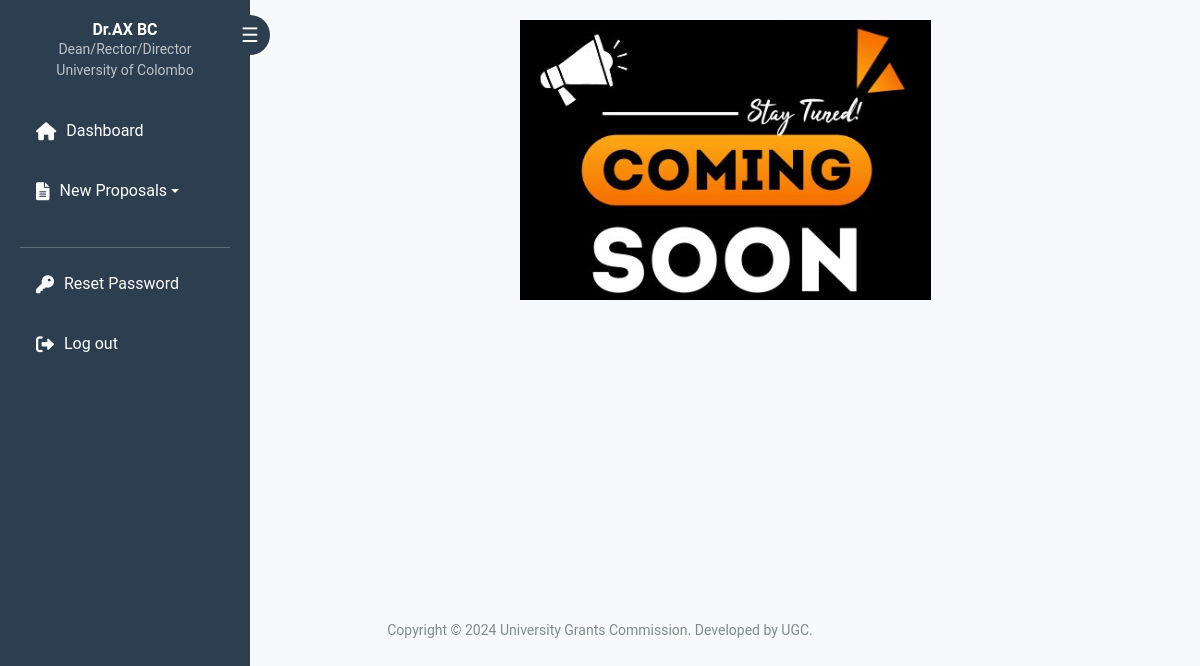
The app's page /submitted_proposals_ex.php (signed in) with its own data.
### tables this page shows
CREATE TABLE `users` (
  `id` int(10) NOT NULL,
  `first_name` varchar(100) DEFAULT NULL,
  `last_name` varchar(100) DEFAULT NULL,
  `email` varchar(100) DEFAULT NULL,
  `faculty_of` varchar(100) NOT NULL,
  `university` varchar(100) NOT NULL,
  `role` varchar(100) NOT NULL,
  `username` varchar(100) DEFAULT NULL,
  `password` varchar(100) DEFAULT NULL,
  `university_id` int(11) DEFAULT NULL
);

### submitted_proposals_ex.php (the view, shortened to what this page needs)
<?php
include 'databaseconnection.php';
$username = $_SESSION['username'];
$query = "SELECT first_name, last_name, role, university, university_id, id FROM users WHERE username = ?";
$stmt = $connection->prepare($query);
$stmt->bind_param("s", $username);
$stmt->execute();
$result = $stmt->get_result();
if ($result->num_rows > 0) {
    $user = $result->fetch_assoc();
    $full_name = $user['first_name'] . ' ' . $user['last_name'];
    $Role = str_replace(" of the university", "", $user['role']);
    $university = $user['university'];
} else {
    $full_name = "Unknown User";
    $Role = "Unknown Role";
    $university = "Unknown University";
    $_SESSION['university'] = $university;
}
?>
<!DOCTYPE html>
<html lang="en">
<head>
    <link href="https://cdn.jsdelivr.net/npm/bootstrap@5.3.0/dist/css/bootstrap.min.css" rel="stylesheet">
    <link href="https://cdnjs.cloudflare.com/ajax/libs/font-awesome/6.0.0-beta3/css/all.min.css" rel="stylesheet">
</head>
<body>
    <div id="sidebar" class="sidebar">
        <button class="toggle-btn" onclick="toggleSidebar()">☰</button>
        <div class="user-info">
            <h6><?php echo htmlspecialchars($full_name); ?></h6>
            <p><?php echo htmlspecialchars($Role); ?></p>
            <p><?php echo htmlspecialchars($university); ?></p>
        </div>
        <ul class="nav flex-column">
            <li class="nav-item">
                <a class="nav-link" href="submitted_proposals_ex.php"><i class="fas fa-home"></i> Dashboard</a>
            </li>
           <li class="nav-item">
             <div class="nav-link dropdown-toggle" style="cursor: pointer;" onclick="toggleDropdown(event)">
                <i class="fas fa-file-alt"></i> New Proposals
            </div>
            </li>
            <li class="nav-item">
                <hr class="text-light">
                <a class="nav-link" href="reset_password.php"><i class="fas fa-key"></i> Reset Password</a>
            </li>
            <li class="nav-item">
                <a class="nav-link" href="login.php"><i class="fas fa-sign-out-alt"></i> Log out</a>
            </li>
        </ul>
    </div>
    <div id="main-content" class="main-content">
    <div class="image-container">
        <img src="Images/ComeSoon3.jpg" alt="Coming Soon">
    </div>
</div>
<footer>
       Copyright © 2024 University Grants Commission. Developed by UGC.
</footer>
</body>
</html>

### submitted_proposals_ex.php (style rules this page uses)
body { font-family: 'Roboto', sans-serif; background-color: #f8f9fa; overflow-x: hidden; }
.sidebar { height: 100vh; position: fixed; background-color: #2c3e50; color: white; width: 250px; transition: all 0.3s; z-index: 1000; }
.sidebar .user-info { text-align: center; margin: 20px 0; }
.sidebar .user-info h6 { margin: 0; font-size: 16px; font-weight: bold; }
.sidebar .user-info p { margin: 0; font-size: 14px; color: #bdc3c7; }
.sidebar .nav-item { padding: 10px 20px; }
.sidebar .nav-link { color: white; font-size: 16px; display: flex; align-items: center; transition: all 0.3s; }
.sidebar .nav-link i { margin-right: 10px; font-size: 18px; }
.sidebar .toggle-btn { position: absolute; top: 15px; right: -20px; background-color: #2c3e50; border: none; color: white; border-radius: 50%; width: 40px; height: 40px; font-size: 20px; cursor: pointer; }
.main-content { margin-left: 250px; transition: all 0.3s; padding: 20px; }
.image-container { text-align: center; }
.image-container img { max-width: 80%; height: auto; }
.nav-link.dropdown-toggle { cursor: pointer; }
footer { margin-top: 300px; font-size: 14px; text-align: center; color: #7f8c8d; }

### records on screen
users: full_name "Dr.AX BC", role "Dean/Rector/Director", university "University of Colombo"
